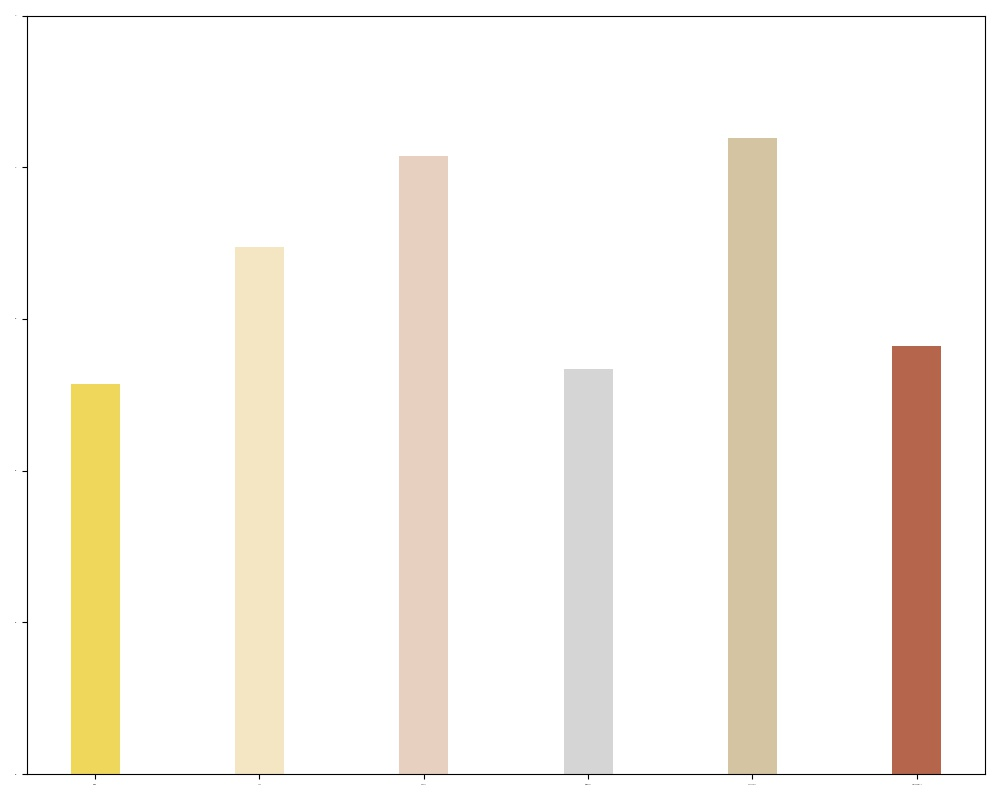

Here is the Python script that generated this plot:
import matplotlib.pyplot as plt
import numpy as np
import os
from pathlib import Path

script_dir = os.path.dirname(os.path.abspath(__file__))
data_dir = f'{Path(script_dir).parent}/data'
results_data = np.load(f'{data_dir}/FMAE_fig3a_cell_IR.npy', allow_pickle=True).item()
print(results_data)
models = results_data['models']
rmse = results_data['rmse']
colors = results_data['colors']

bar_width = 0.3
alpha = 1
figsize = (10,8)
# without numbers
fig, ax = plt.subplots(figsize=figsize)
ax.bar(models, rmse, bar_width, color=colors, alpha=alpha)

ax.tick_params(axis='x', which='major', labelsize=0)
ax.tick_params(axis='y', which='major', labelsize=0)
ax.set_ylim(top=1.0)
plt.tight_layout()
plt.savefig(os.path.join(script_dir, 'FMAE_fig3a_cell_IR.jpg'))
plt.close()

# with numbers
fig, ax = plt.subplots(figsize=figsize)
ax.bar(models, rmse, bar_width, color=colors, alpha=alpha)

for i, v in enumerate(rmse):
    ax.text(i, v + 0.01, f"{v:.4f}", ha='center', va='bottom', fontsize=20)

ax.set_ylabel('RMSE (mΩ)', fontsize=20)
ax.tick_params(axis='x', which='major', labelsize=15)
ax.tick_params(axis='y', which='major', labelsize=20)
ax.set_ylim(top=1.0)
plt.tight_layout()
plt.savefig(os.path.join(script_dir, 'FMAE_fig3a_cell_IR_w_numbers.jpg'))
plt.close()
